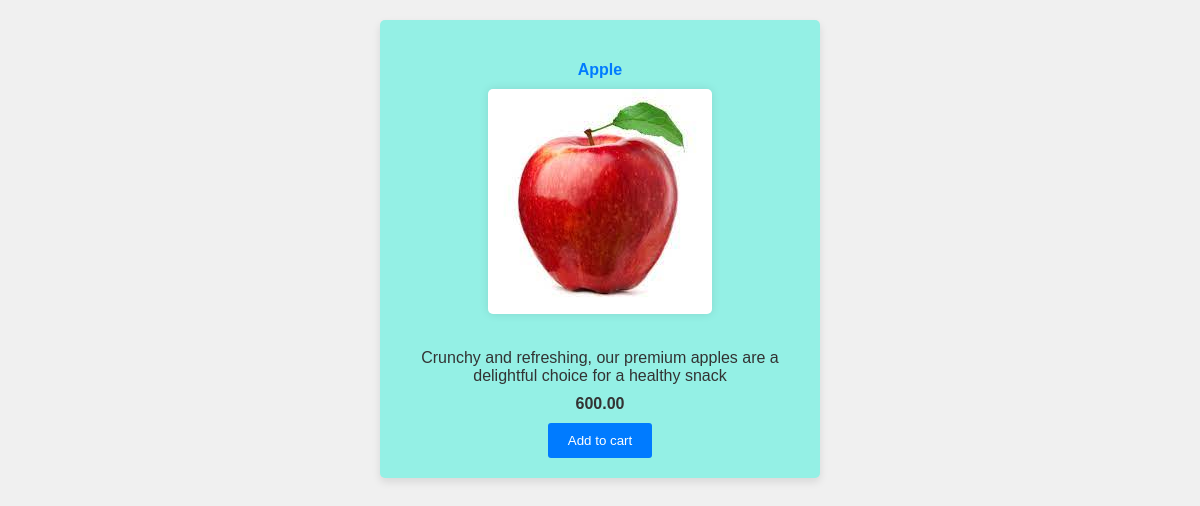
The page /inventory/product/2 on the database its author committed.
### inventory/models.py (models this page shows, shortened)
class Product(models.Model):
    vendor = models.ForeignKey(Vendor,on_delete=models.CASCADE,null=True)
    name = models.CharField(max_length=32)
    description = models.TextField()
    image = models.ImageField(upload_to="images")
    price = models.DecimalField(max_digits=6,decimal_places=2)
    stock = models.PositiveIntegerField()
    date_created = models.DateTimeField(auto_now_add=True)
    date_updated = models.DateTimeField(auto_now=True)

### inventory/views.py (the view)
# urls.py: path("product/<int:id>",product_detail,name="product_detail_view"),
def product_detail(request,id):
    product=Product.objects.get(id=id)
    return render(request,"inventory/product_detail.html", {"product":product})

### templates/inventory/product_detail.html (shortened to what this page needs)
<!DOCTYPE html>
<html lang="en">
<head>
    {% load static %}
    <link rel="stylesheet" href="{% static 'inventory/product_detail.css' %}">
</head>
  <body >
    <div class="card">
    <h4 >{{ product.name }}</h4>
    <img src="{{product.image.url}}">
    <p >{{product.description}}</p>
    <span >{{product.price}}</span>
    <a href = "{% url 'cart_list_view' %}"><button>Add to cart</button></a>
</div>
</body>
</html>

### inventory/static/inventory/product_detail.css (style rules this page uses)
body { font-family: Arial, sans-serif; background-color: #F0F0F0; margin: 0; padding: 20px; color: #333; text-align: center; }
.card { max-width: 400px; margin: 0 auto; background-color: #94f0e5; border-radius: 5px; box-shadow: 0 4px 8px rgba(0, 0, 0, 0.1); padding: 20px; }
h4 { color: #007BFF; margin-bottom: 10px; }
img { max-width: 100%; height: auto; margin-bottom: 15px; border-radius: 5px; box-shadow: 0 0 10px rgba(0, 0, 0, 0.1); }
p { margin-bottom: 10px; }
span { display: block; font-weight: bold; margin-bottom: 10px; }
button { background-color: #007BFF; color: #fff; padding: 10px 20px; border: none; border-radius: 3px; cursor: pointer; }

### rows shown on the page
Product: name "Apple", image (picture), description "Crunchy and refreshing, our premium apples are a delightful choice for a healthy snack", price "600.00"
